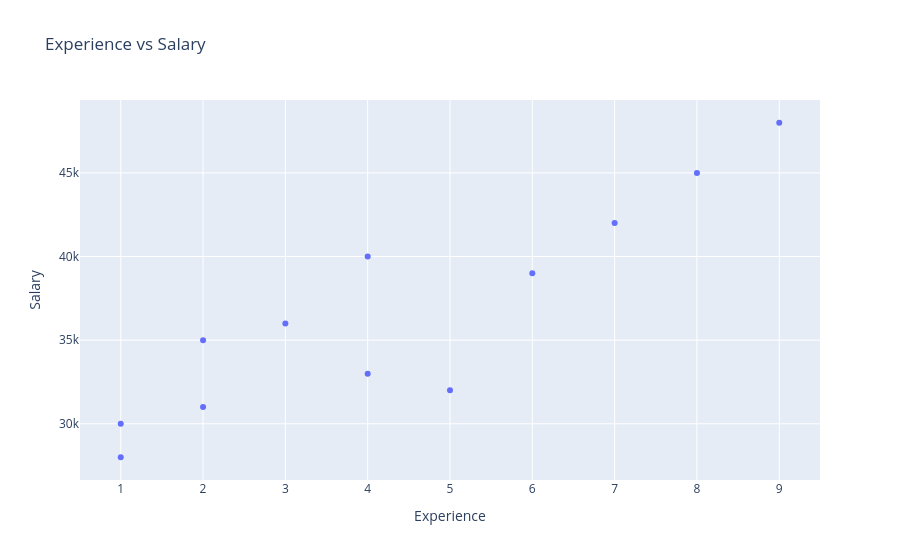

Notebook cell for this chart:
### Markdown cell above
# Plotly Scatter Plot

### Code cell
fig = px.scatter(
    df,
    x="Experience",
    y="Salary",
    title="Experience vs Salary"
)

fig.show()

### Figure 1 — Plotly figure (JSON) as saved in the notebook; plotly's stock layout.template omitted (floating-point values rounded to 4 significant figures)
{"data": [{"hovertemplate": "Experience=%{x}<br>Salary=%{y}<extra></extra>", "legendgroup": "", "marker": {"color": "#636efa", "symbol": "circle"}, "mode": "markers", "name": "", "orientation": "v", "showlegend": false, "type": "scatter", "x": [1, 2, 4, 5, 3, 7, 1, 4, 8, 2, 6, 9], "xaxis": "x", "y": [30000, 35000, 40000, 32000, 36000, 42000, 28000, 33000, 45000, 31000, 39000, 48000], "yaxis": "y"}], "layout": {"legend": {"tracegroupgap": 0}, "title": {"text": "Experience vs Salary"}, "xaxis": {"anchor": "y", "domain": [0, 1], "title": {"text": "Experience"}}, "yaxis": {"anchor": "x", "domain": [0, 1], "title": {"text": "Salary"}}}}
